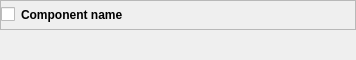
<?xml version="1.0" encoding="UTF-8"?>
<ui version="4.0">
 <class>ComponentWidget</class>
 <widget class="QWidget" name="ComponentWidget">
  <property name="geometry">
   <rect>
    <x>0</x>
    <y>0</y>
    <width>356</width>
    <height>60</height>
   </rect>
  </property>
  <property name="sizePolicy">
   <sizepolicy hsizetype="Preferred" vsizetype="Minimum">
    <horstretch>0</horstretch>
    <verstretch>0</verstretch>
   </sizepolicy>
  </property>
  <property name="windowTitle">
   <string>Form</string>
  </property>
  <layout class="QVBoxLayout" name="verticalLayout">
   <property name="spacing">
    <number>0</number>
   </property>
   <property name="leftMargin">
    <number>0</number>
   </property>
   <property name="topMargin">
    <number>0</number>
   </property>
   <property name="rightMargin">
    <number>0</number>
   </property>
   <property name="bottomMargin">
    <number>0</number>
   </property>
   <item>
    <widget class="QFrame" name="componentTitlebar">
     <property name="sizePolicy">
      <sizepolicy hsizetype="Preferred" vsizetype="Minimum">
       <horstretch>0</horstretch>
       <verstretch>0</verstretch>
      </sizepolicy>
     </property>
     <property name="autoFillBackground">
      <bool>false</bool>
     </property>
     <property name="frameShape">
      <enum>QFrame::StyledPanel</enum>
     </property>
     <property name="frameShadow">
      <enum>QFrame::Raised</enum>
     </property>
     <layout class="QHBoxLayout" name="horizontalLayout">
      <property name="leftMargin">
       <number>0</number>
      </property>
      <property name="topMargin">
       <number>0</number>
      </property>
      <property name="rightMargin">
       <number>0</number>
      </property>
      <property name="bottomMargin">
       <number>0</number>
      </property>
      <item>
       <widget class="QCheckBox" name="checkboxCollapsed">
        <property name="styleSheet">
         <string notr="true">QCheckBox::indicator:checked {
    image: url(:/icons/collapsed);
}
QCheckBox::indicator:unchecked {
    image: url(:/icons/expanded);
}</string>
        </property>
        <property name="text">
         <string/>
        </property>
        <property name="checkable">
         <bool>true</bool>
        </property>
        <property name="checked">
         <bool>false</bool>
        </property>
       </widget>
      </item>
      <item>
       <widget class="QLabel" name="labelName">
        <property name="sizePolicy">
         <sizepolicy hsizetype="Expanding" vsizetype="Minimum">
          <horstretch>0</horstretch>
          <verstretch>0</verstretch>
         </sizepolicy>
        </property>
        <property name="font">
         <font>
          <weight>75</weight>
          <bold>true</bold>
         </font>
        </property>
        <property name="text">
         <string>Component name</string>
        </property>
       </widget>
      </item>
      <item>
       <widget class="QToolButton" name="buttonRemove">
        <property name="styleSheet">
         <string notr="true">background: transparent;
border: transparent;</string>
        </property>
        <property name="text">
         <string/>
        </property>
        <property name="icon">
         <iconset>
          <normalon>:/icons/close</normalon>
         </iconset>
        </property>
       </widget>
      </item>
     </layout>
    </widget>
   </item>
   <item>
    <widget class="QWidget" name="widget" native="true">
     <property name="sizePolicy">
      <sizepolicy hsizetype="Preferred" vsizetype="Minimum">
       <horstretch>0</horstretch>
       <verstretch>0</verstretch>
      </sizepolicy>
     </property>
    </widget>
   </item>
  </layout>
 </widget>
 <resources/>
 <connections/>
</ui>
